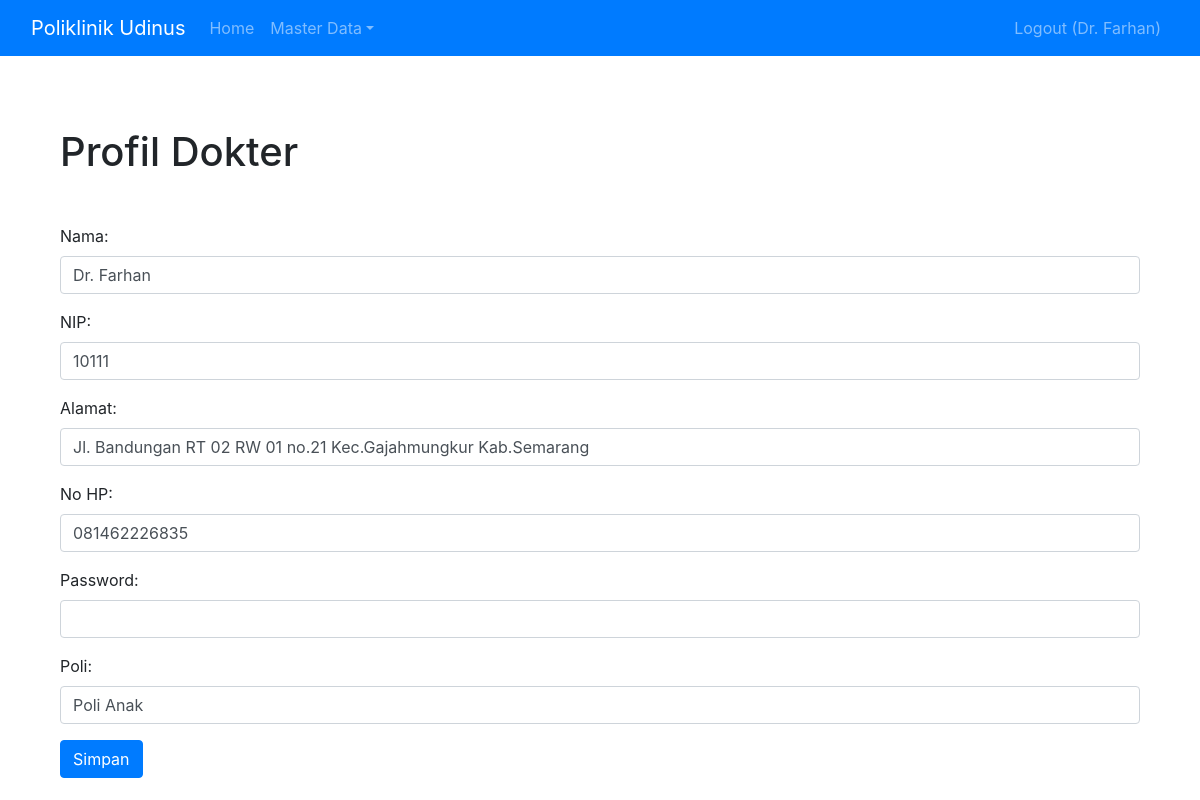
/index.php?page=profiledokter (signed in), run on the app's committed database.
### tables this page shows
CREATE TABLE `dokter` (
  `id` int(11) NOT NULL,
  `nama` varchar(255) NOT NULL,
  `nip` varchar(50) NOT NULL,
  `password` varchar(255) NOT NULL,
  `alamat` varchar(255) NOT NULL,
  `no_hp` varchar(50) NOT NULL,
  `id_poli` int(11) NOT NULL
);

### profiledokter.php (the view, shortened to what this page needs)
<?php
include 'koneksi.php';
$id_dokter = $_SESSION['id_dokter'];
$query = "SELECT * FROM dokter WHERE id = $id_dokter";
$result = mysqli_query($mysqli, $query);
$dokter = mysqli_fetch_assoc($result);
$query_poli = "SELECT id, nama_poli FROM poli";
$result_poli = mysqli_query($mysqli, $query_poli);
$poli_options = "";
while ($row = mysqli_fetch_assoc($result_poli)) {
    $selected = ($row['id'] == $dokter['id_poli']) ? 'selected' : '';
    $poli_options .= "<option value='{$row['id']}' $selected>{$row['nama_poli']}</option>";
}
?>
<!DOCTYPE html>
<html lang="en">
<head>
    <link rel="stylesheet" href="https://maxcdn.bootstrapcdn.com/bootstrap/4.0.0/css/bootstrap.min.css">
</head>
<body>
    <div class="container">
        <br>
        <h1 class="mt-5 mb-4">Profil Dokter</h1>
        <br>
        <form method="POST" action="">
            <div class="form-group">
                <label for="nama">Nama:</label>
                <input type="text" class="form-control" name="nama" value="<?php echo $dokter['nama']; ?>" required>
            </div>
            <div class="form-group">
                <label for="nip">NIP:</label>
                <input type="text" class="form-control" name="nip" value="<?php echo $dokter['nip']; ?>" required>
            </div>
            <div class="form-group">
                <label for="alamat">Alamat:</label>
                <input type="text" class="form-control" name="alamat" value="<?php echo $dokter['alamat']; ?>" required>
            </div>
            <div class="form-group">
                <label for="no_hp">No HP:</label>
                <input type="text" class="form-control" name="no_hp" value="<?php echo $dokter['no_hp']; ?>" required>
            </div>
            <div class="form-group">
                <label for="password">Password:</label>
                <input type="password" class="form-control" name="password">
            </div>
            <div class="form-group">
                <label for="id_poli">Poli:</label>
                <select class="form-control" name="id_poli">
                    <?= $poli_options ?>
                </select>
            </div>
            <button type="submit" class="btn btn-primary">Simpan</button>
        </form>
    </div>
</body>
</html>

### data on the page
dokter: nama "Dr. Farhan", nip "10111", alamat "Jl. Bandungan RT 02 RW 01 no.21 Kec.Gajahmungkur Kab.Semarang", no_hp "081462226835"

### other printed values
$_SESSION['name'] "Dr. Farhan"
form field id_poli "Poli Anak"
